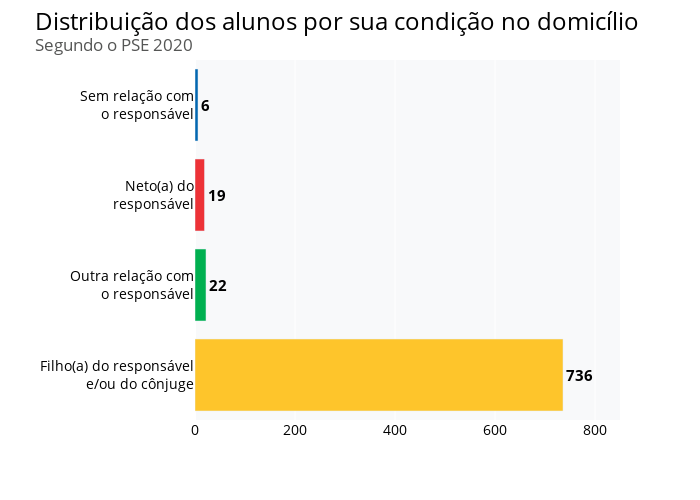

Notebook code cell kept with this figure:
### Markdown cell above
##### Passos Mágicos - Alunos pela condição do domicílios

### Code cell
condicao_domicilio = dados.loc[dados.index.repeat(dados.D201_sum)].V201_first.value_counts()
condicao_domicilio = condicao_domicilio.to_frame().reset_index()
condicao_domicilio.columns = ["condicao", "qtd"]
condicao_domicilio = condicao_domicilio.head(4) # retirando o aluno desistente

condicao = {'Pai ou mãe de aluno(a) ativo (atualmente cursando)': "Filho(a) do responsável e/ou do cônjuge",
            'Responsável por aluno(a) ativo (atualmente cursando)': "Outra relação com o responsável",
            'Avô(ó) de aluno(a) ativo (atualmente cursando)': "Neto(a) do responsável",
            'Sem relação': "Sem relação com o responsável"}

condicao_domicilio.condicao = condicao_domicilio.condicao.map(condicao)

fig = px.bar(condicao_domicilio, x="qtd", y="condicao", color = "condicao", text_auto=True,
             color_discrete_sequence=["#fec52b","#00b050", "#ed3237", "#0367b0"])

# Ajustando o layout do gráfico
fig.update_layout(width=700, height=500, font_family = 'Open Sans', font_size=15, font_color= "black", 
                  title_font_color= "black", title_font_size=24, title_text='Distribuição dos alunos por sua condição no domicílio' + 
                  '<br><sup size=1 style="color:#555655">Segundo o PSE 2020</sup>', xaxis_title='', yaxis_title='',
                  xaxis_tickfont_size=14, yaxis_tickfont_size=14, xaxis_range = [0,850], 
                  plot_bgcolor= "#f8f9fa", showlegend=False, yaxis_categoryorder='total descending')

fig.update_yaxes(tickmode='array', tickvals=np.arange(0,4), ticktext = ["Filho(a) do responsável<br>e/ou do cônjuge",
                                                                   "Outra relação com<br>o responsável",
                                                                   "Neto(a) do<br>responsável",
                                                                   "Sem relação com<br>o responsável"])

fig.update_traces(textfont_size=15, textposition="outside", texttemplate='<b>%{x}</b>', cliponaxis=False)

fig.show()

### Figure 1 — Plotly figure (JSON) as saved in the notebook; plotly's stock layout.template omitted (floating-point values rounded to 4 significant figures)
{"data": [{"alignmentgroup": "True", "cliponaxis": false, "hovertemplate": "condicao=%{y}<br>qtd=%{x}<extra></extra>", "legendgroup": "Filho(a) do responsável e/ou do cônjuge", "marker": {"color": "#fec52b", "pattern": {"shape": ""}}, "name": "Filho(a) do responsável e/ou do cônjuge", "offsetgroup": "Filho(a) do responsável e/ou do cônjuge", "orientation": "h", "showlegend": true, "textfont": {"size": 15}, "textposition": "outside", "texttemplate": "<b>%{x}</b>", "type": "bar", "x": [736], "xaxis": "x", "y": ["Filho(a) do responsável e/ou do cônjuge"], "yaxis": "y"}, {"alignmentgroup": "True", "cliponaxis": false, "hovertemplate": "condicao=%{y}<br>qtd=%{x}<extra></extra>", "legendgroup": "Outra relação com o responsável", "marker": {"color": "#00b050", "pattern": {"shape": ""}}, "name": "Outra relação com o responsável", "offsetgroup": "Outra relação com o responsável", "orientation": "h", "showlegend": true, "textfont": {"size": 15}, "textposition": "outside", "texttemplate": "<b>%{x}</b>", "type": "bar", "x": [22], "xaxis": "x", "y": ["Outra relação com o responsável"], "yaxis": "y"}, {"alignmentgroup": "True", "cliponaxis": false, "hovertemplate": "condicao=%{y}<br>qtd=%{x}<extra></extra>", "legendgroup": "Neto(a) do responsável", "marker": {"color": "#ed3237", "pattern": {"shape": ""}}, "name": "Neto(a) do responsável", "offsetgroup": "Neto(a) do responsável", "orientation": "h", "showlegend": true, "textfont": {"size": 15}, "textposition": "outside", "texttemplate": "<b>%{x}</b>", "type": "bar", "x": [19], "xaxis": "x", "y": ["Neto(a) do responsável"], "yaxis": "y"}, {"alignmentgroup": "True", "cliponaxis": false, "hovertemplate": "condicao=%{y}<br>qtd=%{x}<extra></extra>", "legendgroup": "Sem relação com o responsável", "marker": {"color": "#0367b0", "pattern": {"shape": ""}}, "name": "Sem relação com o responsável", "offsetgroup": "Sem relação com o responsável", "orientation": "h", "showlegend": true, "textfont": {"size": 15}, "textposition": "outside", "texttemplate": "<b>%{x}</b>", "type": "bar", "x": [6], "xaxis": "x", "y": ["Sem relação com o responsável"], "yaxis": "y"}], "layout": {"barmode": "relative", "font": {"color": "black", "family": "Open Sans", "size": 15}, "height": 500, "legend": {"title": {"text": "condicao"}, "tracegroupgap": 0}, "margin": {"t": 60}, "plot_bgcolor": "#f8f9fa", "showlegend": false, "title": {"font": {"color": "black", "size": 24}, "text": "Distribuição dos alunos por sua condição no domicílio<br><sup size=1 style=\"color:#555655\">Segundo o PSE 2020</sup>"}, "width": 700, "xaxis": {"anchor": "y", "domain": [0, 1], "range": [0, 850], "tickfont": {"size": 14}, "title": {"text": ""}}, "yaxis": {"anchor": "x", "categoryarray": ["Sem relação com o responsável", "Neto(a) do responsável", "Outra relação com o responsável", "Filho(a) do responsável e/ou do cônjuge"], "categoryorder": "total descending", "domain": [0, 1], "tickfont": {"size": 14}, "tickmode": "array", "ticktext": ["Filho(a) do responsável<br>e/ou do cônjuge", "Outra relação com<br>o responsável", "Neto(a) do<br>responsável", "Sem relação com<br>o responsável"], "tickvals": [0, 1, 2, 3], "title": {"text": ""}}}}
